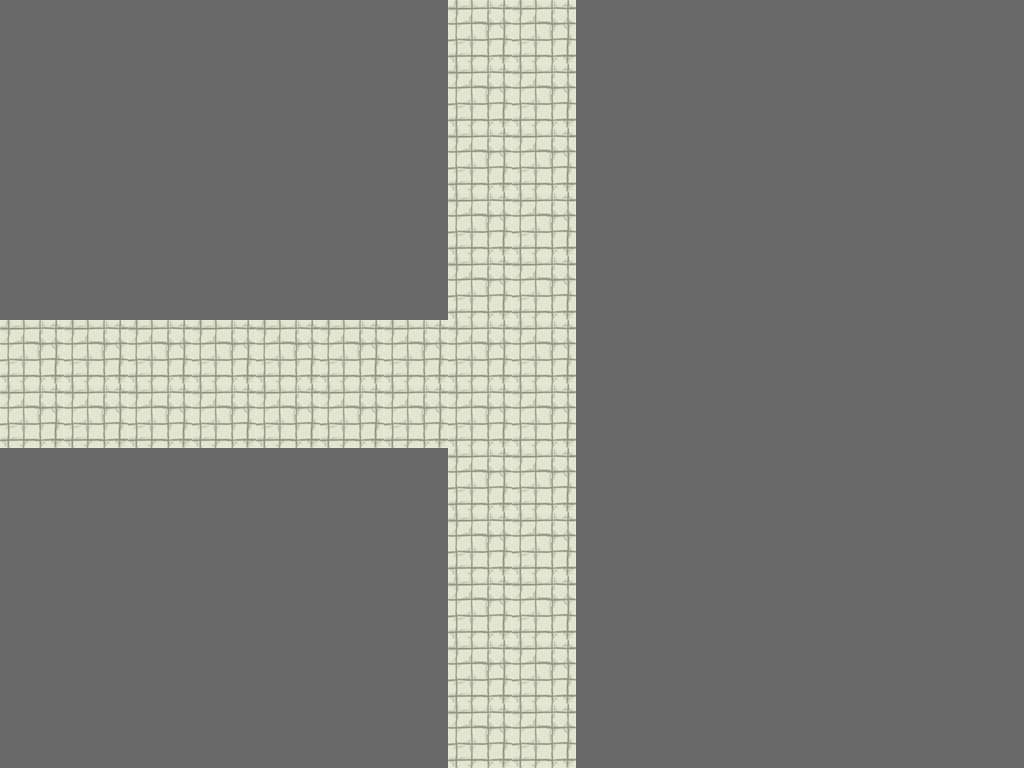

The image is a tile-based game level rendered from a .tmx file. Its description and complete source (layers, tilesets, objects, tile grids) follow:
An orthogonal 16x12 tile map with 64x64 px tiles, 1 tile layer (Tiles) and 3 objects (3x Door).

<map version="1.0" orientation="orthogonal" width="16" height="12" tilewidth="64" tileheight="64">
 <tileset firstgid="1" name="tileset" tilewidth="64" tileheight="64">
  <image source="../TileSets/tileset.png" width="384" height="192" />
  <tile id="0">
   <properties>
    <property name="walkCost" value="100" />
   </properties>
  </tile>
  <tile id="1">
   <properties>
    <property name="walkCost" value="100" />
   </properties>
  </tile>
  <tile id="6">
   <properties>
    <property name="walkCost" value="100" />
   </properties>
  </tile>
 </tileset>
 <layer name="Tiles" width="16" height="12">
  <data>
   <tile gid="8" />
   <tile gid="8" />
   <tile gid="8" />
   <tile gid="8" />
   <tile gid="8" />
   <tile gid="8" />
   <tile gid="8" />
   <tile gid="1" />
   <tile gid="1" />
   <tile gid="8" />
   <tile gid="8" />
   <tile gid="8" />
   <tile gid="8" />
   <tile gid="8" />
   <tile gid="8" />
   <tile gid="8" />
   <tile gid="8" />
   <tile gid="8" />
   <tile gid="8" />
   <tile gid="8" />
   <tile gid="8" />
   <tile gid="8" />
   <tile gid="8" />
   <tile gid="1" />
   <tile gid="1" />
   <tile gid="8" />
   <tile gid="8" />
   <tile gid="8" />
   <tile gid="8" />
   <tile gid="8" />
   <tile gid="8" />
   <tile gid="8" />
   <tile gid="8" />
   <tile gid="8" />
   <tile gid="8" />
   <tile gid="8" />
   <tile gid="8" />
   <tile gid="8" />
   <tile gid="8" />
   <tile gid="1" />
   <tile gid="1" />
   <tile gid="8" />
   <tile gid="8" />
   <tile gid="8" />
   <tile gid="8" />
   <tile gid="8" />
   <tile gid="8" />
   <tile gid="8" />
   <tile gid="8" />
   <tile gid="8" />
   <tile gid="8" />
   <tile gid="8" />
   <tile gid="8" />
   <tile gid="8" />
   <tile gid="8" />
   <tile gid="1" />
   <tile gid="1" />
   <tile gid="8" />
   <tile gid="8" />
   <tile gid="8" />
   <tile gid="8" />
   <tile gid="8" />
   <tile gid="8" />
   <tile gid="8" />
   <tile gid="8" />
   <tile gid="8" />
   <tile gid="8" />
   <tile gid="8" />
   <tile gid="8" />
   <tile gid="8" />
   <tile gid="8" />
   <tile gid="1" />
   <tile gid="1" />
   <tile gid="8" />
   <tile gid="8" />
   <tile gid="8" />
   <tile gid="8" />
   <tile gid="8" />
   <tile gid="8" />
   <tile gid="8" />
   <tile gid="1" />
   <tile gid="1" />
   <tile gid="1" />
   <tile gid="1" />
   <tile gid="1" />
   <tile gid="1" />
   <tile gid="1" />
   <tile gid="1" />
   <tile gid="1" />
   <tile gid="8" />
   <tile gid="8" />
   <tile gid="8" />
   <tile gid="8" />
   <tile gid="8" />
   <tile gid="8" />
   <tile gid="8" />
   <tile gid="1" />
   <tile gid="1" />
   <tile gid="1" />
   <tile gid="1" />
   <tile gid="1" />
   <tile gid="1" />
   <tile gid="1" />
   <tile gid="1" />
   <tile gid="1" />
   <tile gid="8" />
   <tile gid="8" />
   <tile gid="8" />
   <tile gid="8" />
   <tile gid="8" />
   <tile gid="8" />
   <tile gid="8" />
   <tile gid="8" />
   <tile gid="8" />
   <tile gid="8" />
   <tile gid="8" />
   <tile gid="8" />
   <tile gid="8" />
   <tile gid="8" />
   <tile gid="1" />
   <tile gid="1" />
   <tile gid="8" />
   <tile gid="8" />
   <tile gid="8" />
   <tile gid="8" />
   <tile gid="8" />
   <tile gid="8" />
   <tile gid="8" />
   <tile gid="8" />
   <tile gid="8" />
   <tile gid="8" />
   <tile gid="8" />
   <tile gid="8" />
   <tile gid="8" />
   <tile gid="8" />
   <tile gid="1" />
   <tile gid="1" />
   <tile gid="8" />
   <tile gid="8" />
   <tile gid="8" />
   <tile gid="8" />
   <tile gid="8" />
   <tile gid="8" />
   <tile gid="8" />
   <tile gid="8" />
   <tile gid="8" />
   <tile gid="8" />
   <tile gid="8" />
   <tile gid="8" />
   <tile gid="8" />
   <tile gid="8" />
   <tile gid="1" />
   <tile gid="1" />
   <tile gid="8" />
   <tile gid="8" />
   <tile gid="8" />
   <tile gid="8" />
   <tile gid="8" />
   <tile gid="8" />
   <tile gid="8" />
   <tile gid="8" />
   <tile gid="8" />
   <tile gid="8" />
   <tile gid="8" />
   <tile gid="8" />
   <tile gid="8" />
   <tile gid="8" />
   <tile gid="1" />
   <tile gid="1" />
   <tile gid="8" />
   <tile gid="8" />
   <tile gid="8" />
   <tile gid="8" />
   <tile gid="8" />
   <tile gid="8" />
   <tile gid="8" />
   <tile gid="8" />
   <tile gid="8" />
   <tile gid="8" />
   <tile gid="8" />
   <tile gid="8" />
   <tile gid="8" />
   <tile gid="8" />
   <tile gid="1" />
   <tile gid="1" />
   <tile gid="8" />
   <tile gid="8" />
   <tile gid="8" />
   <tile gid="8" />
   <tile gid="8" />
   <tile gid="8" />
   <tile gid="8" />
  </data>
 </layer>
 <objectgroup name="Objects" width="16" height="12">
  <object name="DoorYellow" type="Door" x="480" y="696" width="64" height="64">
   <properties>
    <property name="direction" value="down" />
    <property name="locked" value="0" />
   </properties>
  </object>
  <object name="DoorYellow" type="Door" x="15" y="347" width="64" height="64">
   <properties>
    <property name="direction" value="left" />
    <property name="locked" value="0" />
   </properties>
  </object>
  <object name="DoorYellow" type="Door" x="475" y="17" width="64" height="64">
   <properties>
    <property name="direction" value="up" />
    <property name="locked" value="0" />
   </properties>
  </object>
 </objectgroup>
</map>
